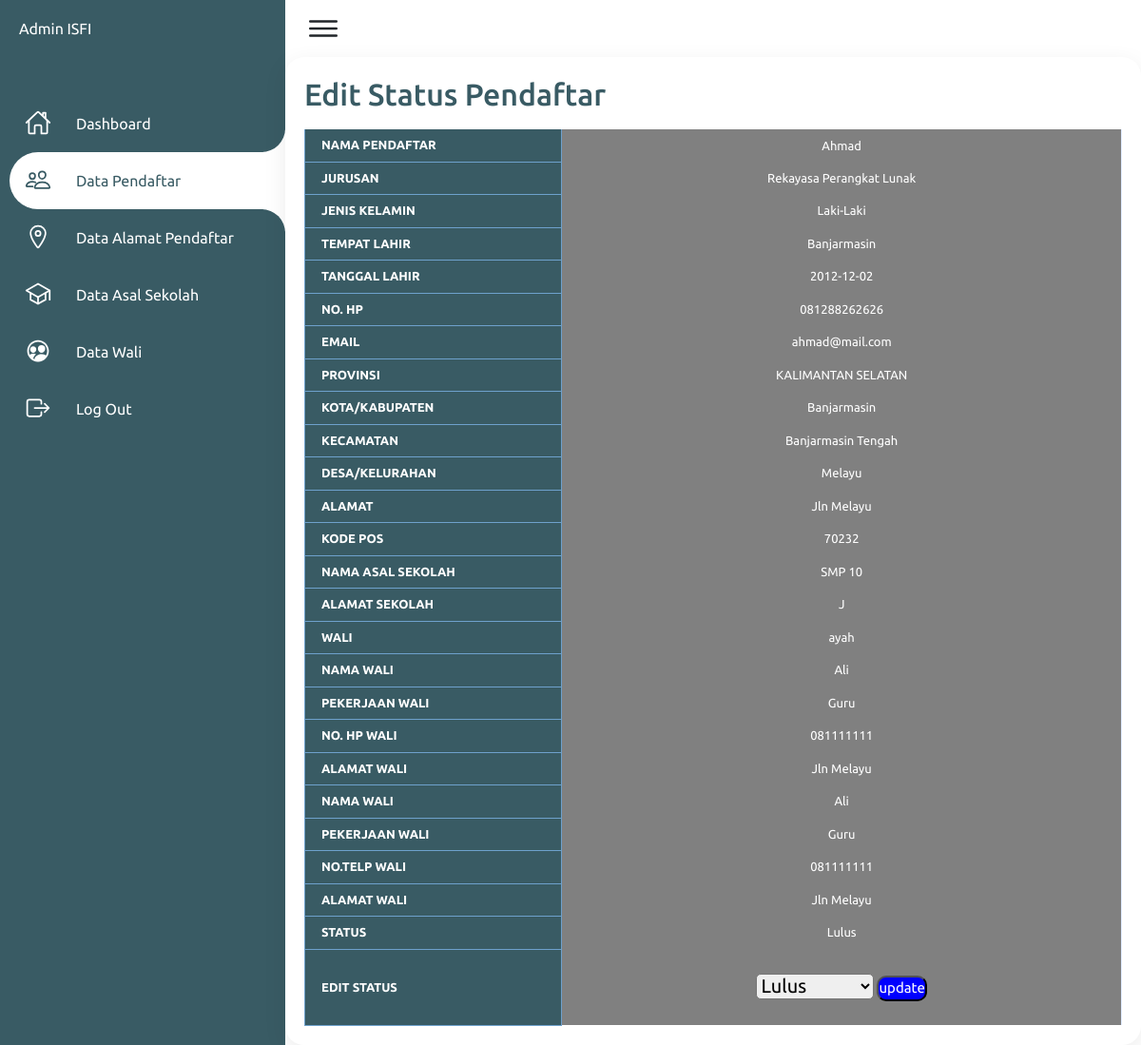
The page /admin/edit.php?id=1 on the database its author committed.
### tables this page shows
CREATE TABLE `data_siswa` (
  `id_pendaftar` int(11) NOT NULL,
  `kode_pendaftaran` varchar(14) NOT NULL,
  `jurusan` varchar(65) NOT NULL,
  `nama_pendaftar` varchar(125) NOT NULL,
  `jenis_kelamin` varchar(125) NOT NULL,
  `tempat_lahir` text NOT NULL,
  `tanggal_lahir` date NOT NULL,
  `no_hp` varchar(45) NOT NULL,
  `email` varchar(125) NOT NULL,
  `provinsi` varchar(125) NOT NULL,
  `kab_kota` varchar(125) NOT NULL,
  `kecamatan` varchar(125) NOT NULL,
  `desa_kel` varchar(125) NOT NULL,
  `alamat` text NOT NULL,
  `kode_pos` varchar(11) NOT NULL,
  `nama_asal_sekolah` varchar(125) NOT NULL,
  `alamat_sekolah` text NOT NULL,
  `wali` varchar(125) NOT NULL,
  `nama_wali` varchar(125) NOT NULL,
  `pekerjaan_wali` text NOT NULL,
  `no_hp_wali` varchar(45) NOT NULL,
  `alamat_wali` text NOT NULL,
  `status` varchar(65) DEFAULT NULL
);

### admin/edit.php (the view, shortened to what this page needs)
 <?php
require "connect.php";
$query = "SELECT * FROM data_siswa WHERE id_pendaftar=?";
$data = $connect->prepare($query);
$data->bindParam(1, $_GET['id']);
$data->execute();
$tampil = $data->fetchAll(PDO::FETCH_OBJ);
?>
<!DOCTYPE html>
<html lang="en">
<head>
    <link rel="stylesheet" href="https://cdn.jsdelivr.net/npm/bootstrap@4.0.0/dist/css/bootstrap.min.css">
    <link rel="stylesheet" href="assets/css/style.css">
</head>
<body>
      <div class="containers">
        <div class="navigation">
            <ul>
                <li>
                    <a href="#">
                        <span class="title">Admin ISFI</span>
                    </a>
                </li>
                <li>
                    <a href="dashboard.php">
                        <span class="icon">
                            <ion-icon name="home-outline"></ion-icon>
                        </span>
                        <span class="title">Dashboard</span>
                    </a>
                </li>
                <li class="hovered">
                    <a href="pendaftaran.php">
                        <span class="icon">
                            <ion-icon name="people-outline"></ion-icon>
                        </span>
                        <span class="title">Data Pendaftar</span>
                    </a>
                </li>
                <li>
                    <a href="alamat.php">
                        <span class="icon">
                            <ion-icon name="location-outline"></ion-icon>
                        </span>
                        <span class="title">Data Alamat Pendaftar</span>
                    </a>
                </li>
                <li>
                    <a href="askol.php">
                        <span class="icon">
                            <ion-icon name="school-outline"></ion-icon>
                        </span>
                        <span class="title">Data Asal Sekolah</span>
                    </a>
                </li>
                <li>
                    <a href="wali.php">
                        <span class="icon">
                            <ion-icon name="people-circle-outline"></ion-icon>
                        </span>
                        <span class="title">Data Wali</span>
                    </a>
                </li>
                <li>
                    <a href="logout.php">
                        <span class="icon">
                            <ion-icon name="exit-outline"></ion-icon>
                        </span>
                        <span class="title">Log Out</span>
                    </a>
                </li>
            </ul>
        </div>
        <div class="main">
            <div class="topbar">
                <div class="toggle">
                    <ion-icon name="menu-outline"></ion-icon>
                </div>
                <div class="user">
                  <a href="../index.php">
                   <img src="img/logo.png" alt="">
                   </a>
                </div>
            </div>
            <div class="details">
                <div class="recentOrders">
                    <div class="cardHeader">
                        <h2>Edit Status Pendaftar</h2>
                    </div>
                   <table class="demo-table responsive">
                        <thead>
                            <?php
                                foreach ($tampil as $t){
                                    echo "
                             <tr>
                                <th width='300px'>Nama Pendaftar</th>
                                <td width='700px'>$t->nama_pendaftar</td>
                              </tr>
                              <tr>
                                 <th>Jurusan</th>
                                <td>$t->jurusan</td>
                              </tr>
                              <tr>
                                 <th>Jenis Kelamin</th>
                                <td>$t->jenis_kelamin</td>
                              </tr>
                              <tr>
                                 <th>Tempat Lahir</th>
                                <td>$t->tempat_lahir</td>
                              </tr>
                              <tr>
                                 <th>Tanggal Lahir</th>
                                <td>$t->tanggal_lahir</td>
                              </tr>
                              <tr>
                                 <th>No. HP</th>
                                <td>$t->no_hp</td>
                              </tr>
                              <tr>
                                 <th>Email</th>
                                <td>$t->email</td>
                              </tr>
                              <tr>
                                 <th>Provinsi</th>
                                <td>$t->provinsi</td>
                              </tr>
                              <tr>
                                 <th>Kota/Kabupaten</th>
                                <td>$t->kab_kota</td>
                              </tr>
                              <tr>
                                 <th>Kecamatan</th>
                                <td>$t->kecamatan</td>
                              </tr>
                              <tr>
                                 <th>Desa/Kelurahan</th>
                                <td>$t->desa_kel</td>
                              </tr>
                              <tr>
                                 <th>Alamat</th>
                                <td>$t->alamat</td>
                              </tr>
                              <tr>
                                 <th>Kode Pos</th>
                                <td>$t->kode_pos</td>
                              </tr>
                              <tr>
                                 <th>Nama Asal Sekolah</th>
                                <td>$t->nama_asal_sekolah</td>
                              </tr>
                              <tr>
                                 <th>Alamat Sekolah</th>
                                <td>$t->alamat_sekolah</td>
                              </tr>
                               <tr>
                                 <th>Wali</th>
                                <td>$t->wali</td>
                              </tr>
                              <tr>
                                 <th>Nama Wali</th>
                                <td>$t->nama_wali</td>
                              </tr>
                              <tr>
                                 <th>Pekerjaan Wali</th>
                                <td>$t->pekerjaan_wali</td>
                              </tr>
                              <tr>
                                 <th>No. HP Wali</th>
                                <td>$t->no_hp_wali</td>
                              </tr>
                              <tr>
                                 <th>Alamat Wali</th>
                                <td>$t->alamat_wali</td>
                              </tr>
                              <tr>
                                <th>Nama Wali</th>
                                <td>$t->nama_wali</td>
                              </tr>
                              <tr>
                                <th>Pekerjaan Wali</th>
                                <td>$t->pekerjaan_wali</td>
                              </tr>
                              <tr>
                                <th>No.Telp Wali</th>
                                <td>$t->no_hp_wali</td>
                              </tr>
                              <tr>
                                <th>Alamat Wali</th>
                                <td>$t->alamat_wali</td>
                             </tr>
                              <tr>
                                <th>status</th>
                                <td>$t->status</td>
                             </tr>
                            ";
                            ?>
                             <tr height='80'>
                                <th>Edit status</th>
                                <td>
                                 <form action='update-proses.php' method='POST'>
                                    <select name='status' style="font-size: 20px; border-radius: 5px">
                                       <option value='Lulus'>Lulus</option>
                                    </select>
                                    <input type='submit' name='update' value='update' style="font-size: 15px; background-color: blue; color: white; border-radius: 10px;">
                                </form>
                                </td>
                             </tr>
                                    <?php
                                }
                                ?>
                        </thead>
                    </table>
                </div>
            </div>
        </div>
    </div>
</body>
</html>

### admin/assets/css/style.css (style rules this page uses)
* { font-family: "Ubuntu", sans-serif; margin: 0; padding: 0; }
:root { --blue: #395B64; --white: #fff; --gray: #f5f5f5; --black1: #222; --black2: #999; }
body { min-height: 100vh; overflow-x: hidden; }
.navigation { position: fixed; width: 300px; height: 100%; background: var(--blue); border-left: 10px solid var(--blue); transition: 0.5s; overflow: hidden; }
.navigation ul { position: absolute; top: 0; left: 0; width: 100%; }
.navigation ul li { position: relative; width: 100%; list-style: none; border-top-left-radius: 30px; border-bottom-left-radius: 30px; }
.navigation ul li.hovered { background-color: var(--white); }
.navigation ul li:nth-child(1) { margin-bottom: 40px; pointer-events: none; }
.navigation ul li a { position: relative; display: block; width: 100%; display: flex; text-decoration: none; color: var(--white); }
.navigation ul li:hover a, .navigation ul li.hovered a { color: var(--blue); }
.navigation ul li a .icon { position: relative; display: block; min-width: 60px; height: 60px; line-height: 75px; text-align: center; }
.navigation ul li a .icon ion-icon { font-size: 1.75rem; }
.navigation ul li a .title { position: relative; display: block; padding: 0 10px; height: 60px; line-height: 60px; text-align: start; white-space: nowrap; }
.navigation ul li:hover a::before, .navigation ul li.hovered a::before { content: ""; position: absolute; right: 0; top: -50px; width: 50px; height: 50px; background-color: transparent; border-radius: 50%; box-shadow: 35px 35px 0 10px var(--white); pointer-events: none; }
.navigation ul li:hover a::after, .navigation ul li.hovered a::after { content: ""; position: absolute; right: 0; bottom: -50px; width: 50px; height: 50px; background-color: transparent; border-radius: 50%; box-shadow: 35px -35px 0 10px var(--white); pointer-events: none; }
.main { position: absolute; width: calc(100% - 300px); left: 300px; min-height: 100vh; background: var(--white); transition: 0.5s; }
.topbar { width: 100%; height: 60px; display: flex; justify-content: space-between; align-items: center; padding: 0 10px; }
.toggle { position: relative; width: 60px; height: 60px; display: flex; justify-content: center; align-items: center; font-size: 2.5rem; cursor: pointer; }
.user { position: relative; width: 40px; height: 65px; border-radius: ; overflow: hidden; cursor: pointer; }
.user img { position: absolute; top: 0; left: 0; width: 100%; height: 100%; object-fit: cover; }
.details { width: 100%; }
.details .recentOrders { position: relative; min-height: 500px; background: var(--white); padding: 20px; box-shadow: 0 7px 25px rgba(0, 0, 0, 0.08); border-radius: 20px; }
.details .cardHeader { display: flex; justify-content: space-between; align-items: flex-start; }
.cardHeader h2 { font-weight: 600px; color: var(--blue); }
.details table { width: 100%; border-collapse: collapse; margin-top: 10px; }
.details table thead th { font-weight: 600; }
.details table tr td { text-align: center; }

### admin/edit.php (style rules this page uses)
body { font-family: "Lucida Sans Unicode", "Lucida Grande", "Segoe Ui"; }
img { position: absolute; z-index: -1; overflow-clip-margin: content-box; overflow: clip; filter: brightness(1.0); }
table { margin: auto; font-family: "Lucida Sans Unicode", "Lucida Grande", "Segoe Ui"; font-size: 12px; }
.demo-table { border-collapse: collapse; font-size: 13px; }
.demo-table th, .demo-table td { border-bottom: 1px solid #e1edff; border-left: 1px solid #e1edff; padding: 7px 17px; }
.demo-table th, .demo-table td:last-child { border-right: 1px solid #e1edff; }
.demo-table td:last-child { border-bottom: 0; }
.demo-table thead th { background-color: #395B64; color: #FFFFFF; border-color: #6ea1cc !important; text-transform: uppercase; }
.demo-table thead td { color: white; background-color: gray; }

### rows shown on the page
data_siswa: nama_pendaftar "Ahmad", jurusan "Rekayasa Perangkat Lunak", jenis_kelamin "Laki-Laki", tempat_lahir "Banjarmasin", tanggal_lahir "2012-12-02", no_hp "081288262626", email "ahmad@mail.com", provinsi "KALIMANTAN SELATAN", kab_kota "Banjarmasin", kecamatan "Banjarmasin Tengah", desa_kel "Melayu", alamat "Jln Melayu", kode_pos "70232", nama_asal_sekolah "SMP 10", alamat_sekolah "J", wali "ayah", nama_wali "Ali", pekerjaan_wali "Guru", no_hp_wali "081111111", alamat_wali "Jln Melayu", status "Lulus"
